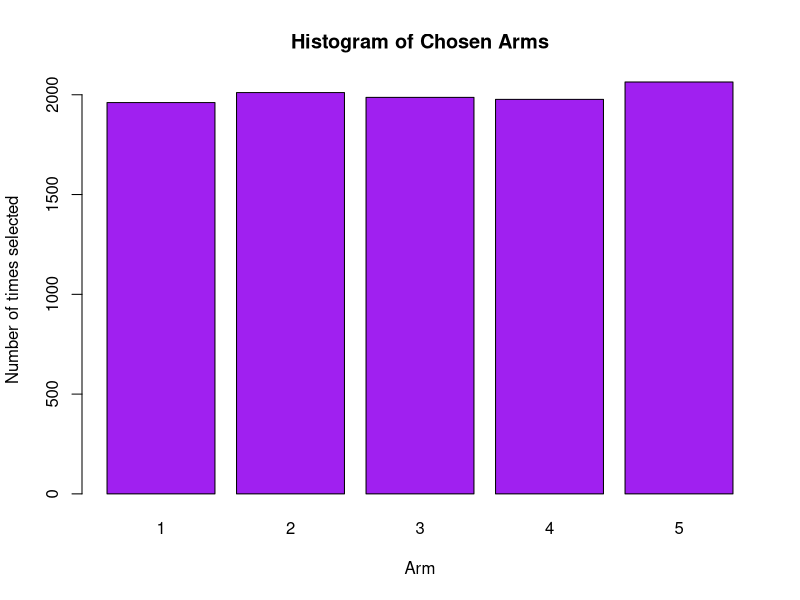
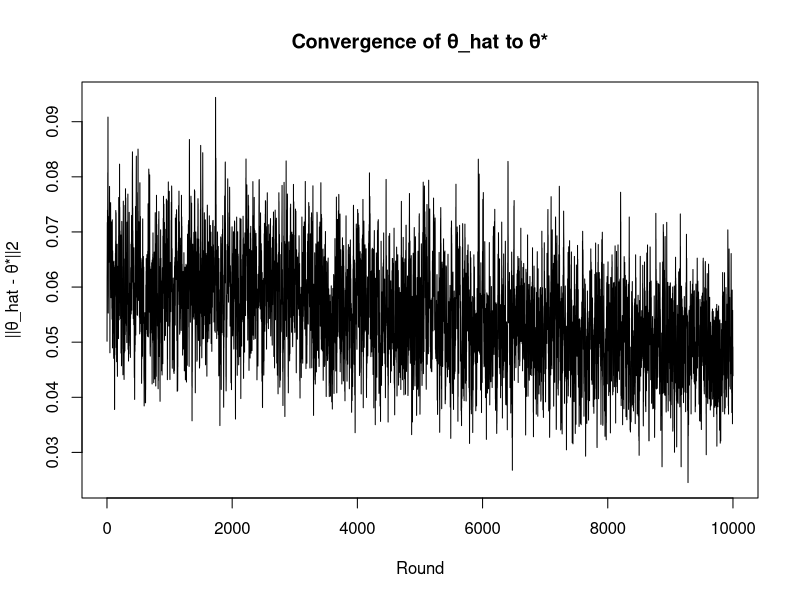
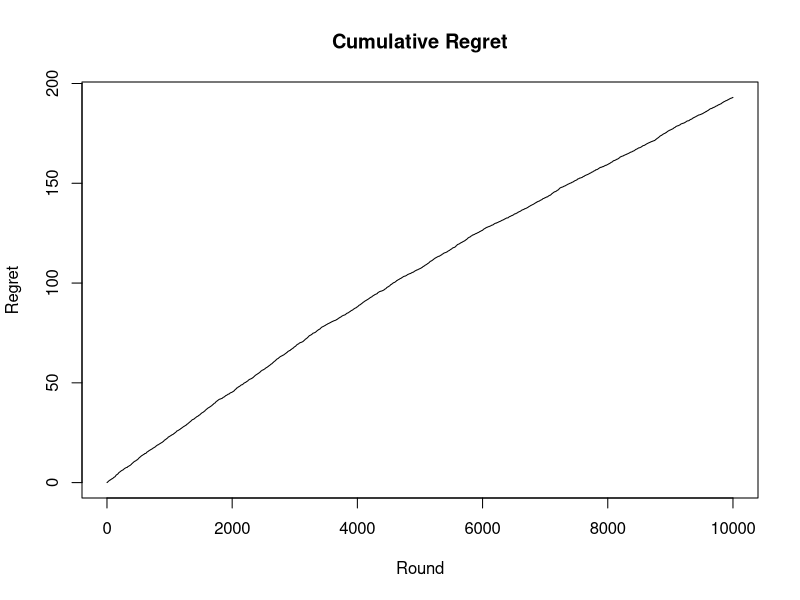
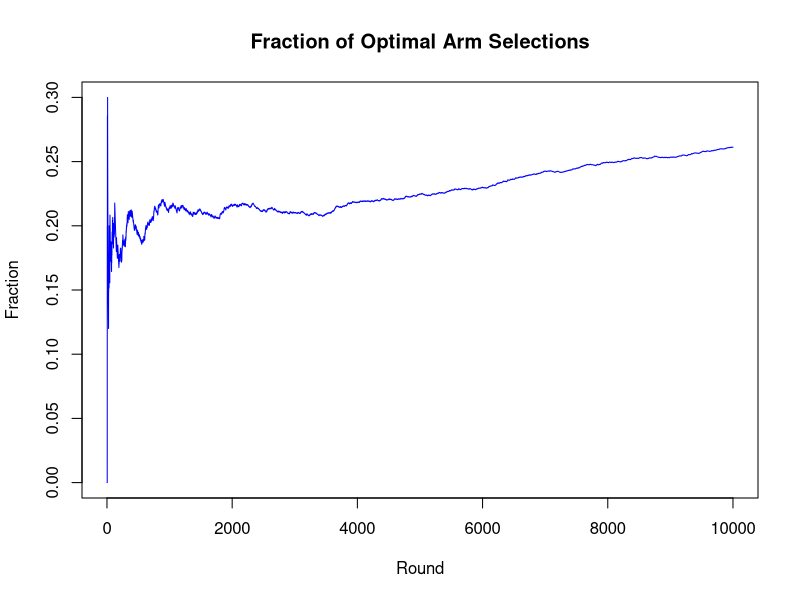

Here is the R script that generated these plots, in order:
# Parameters
T <- 10000            # number of rounds
K <- 5                # number of arms
d_context <- 4        # context dimension
d <- K * d_context    # full parameter dimension

sigma0 <- 0.01        # prior sd
sigma  <- 0.5         # observation noise sd

# LMC hyperparameters
h     <- 1e-6
beta  <- 1.0
K_lmc <- 20

# SFG hyperparameters
eta        <- 1.0
lambda_sfg <- 0.5
b_cap      <- 1000
s_param    <- 5.0

set.seed(123)
phi_map <- function(X, a) 
{
  vec <- rep(0, d)
  st <- (a - 1) * d_context + 1
  end_idx <- st + d_context - 1
  vec[st:end_idx] <- X
  return(vec)
}

sigmoid_stable <- function(z) 
{
  ifelse(z >= 0, 1 / (1 + exp(-z)), exp(z) / (1 + exp(z)))
}

# Gradient 
grad_loss_sfg <- function(theta, A, b, ctx)
{
  grad_prior <- theta / (sigma0^2)
  grad_sqerr <- if (sum(A) > 0) 2 * eta * (A %*% theta - b) else rep(0, d)
  # SFG term (only depends on current context)
  vals <- sapply(1:K, function(a) sum(phi_map(ctx, a) * theta))
  a_star <- which.max(vals)
  f_star <- vals[a_star]
  phi_max <- phi_map(ctx, a_star)
  z <- s_param * (b_cap - f_star)
  grad_sfg <- - lambda_sfg * sigmoid_stable(z) * phi_max
  
  return(drop(grad_prior + grad_sqerr + grad_sfg))
}


# True parameter and storage
theta_star <- rnorm(d, mean = 0, sd = sigma0)
theta_curr <- rep(0, d)

regrets      <- numeric(T)
chosen_arms  <- integer(T)
optimal_arms <- integer(T)
errors1      <- numeric(T)

# Statistics for fast gradient updates
A <- matrix(0, d, d)  # ∑ φ φ^T
b <- rep(0, d)        # ∑ φ r


for (t in 1:T) 
{
  # New context
  X_t <- rnorm(d_context, mean = 0, sd = 1)
  
  # LMC updates
  for (k in 1:K_lmc) 
  {
    noise <- rnorm(d)
    grad <- grad_loss_sfg(theta_curr, A, b, X_t)
    theta_curr <- theta_curr - h * grad + sqrt(2*h/beta) * noise
  }
  
  # Predict rewards and choose arm
  pred_rewards <- sapply(1:K, function(a) sum(phi_map(X_t, a) * theta_curr))
  a_t <- which.max(pred_rewards)
  chosen_arms[t] <- a_t  
  
  # True reward
  eps_t <- rnorm(1, mean = 0, sd = sigma)
  r_t <- sum(phi_map(X_t, a_t) * theta_star) + eps_t
  
  # Regret
  opt_rewards <- sapply(1:K, function(a) sum(phi_map(X_t, a) * theta_star))
  opt_arm <- which.max(opt_rewards)
  optimal_arms[t] <- opt_arm
  regrets[t] <- max(opt_rewards) - sum(phi_map(X_t, a_t) * theta_star)
  
  # Update statistics
  phi_t <- phi_map(X_t, a_t)
  A <- A + tcrossprod(phi_t)  # φ φ^T
  b <- b + phi_t * r_t
  
  errors1[t] <- sqrt(sum((theta_curr - theta_star)^2))
}

cumulative_regret <- cumsum(regrets)

cat(sprintf("Final cumulative regret: %.2f\n", cumulative_regret[T]))

# Arm selection histogram
cat("\nArm selection frequencies:\n")
print(table(chosen_arms))
barplot(table(chosen_arms), col="purple",
        main="Histogram of Chosen Arms",
        xlab="Arm", ylab="Number of times selected")

# Accuracy of arm selection
accuracy <- mean(chosen_arms == optimal_arms)
cat(sprintf("\nAccuracy of optimal arm selection: %.2f%%\n", 100 * accuracy))

# convergence of θ_hat to θ*
plot(errors1, type = "l", main = "Convergence of θ_hat to θ*",
     xlab = "Round", ylab = "||θ_hat - θ*||2")

# cumulative regret
plot(cumulative_regret, type = "l", main = "Cumulative Regret",
     xlab = "Round", ylab = "Regret")

# fraction of times optimal arm was chosen over time
optimal_fraction <- cumsum(chosen_arms == optimal_arms) / (1:T)
plot(optimal_fraction, type = "l", col = "blue",
     main = "Fraction of Optimal Arm Selections",
     xlab = "Round", ylab = "Fraction")


